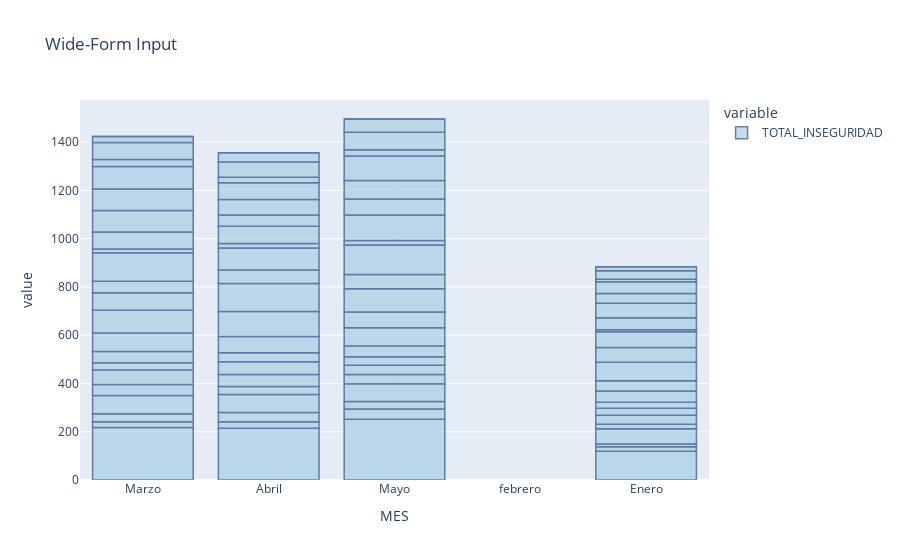

The notebook cell saved with this chart:
### Code cell
fig = px.bar(df, x="MES", y=["TOTAL_INSEGURIDAD"], title="Wide-Form Input")
fig.update_traces(marker_color='rgb(158,202,225)', marker_line_color='rgb(8,48,107)',
                  marker_line_width=1.5, opacity=0.6)
fig.show()

### Figure 1 — Plotly figure (JSON) as saved in the notebook; plotly's stock layout.template omitted (floating-point values rounded to 4 significant figures)
{"data": [{"alignmentgroup": "True", "hovertemplate": "variable=TOTAL_INSEGURIDAD<br>MES=%{x}<br>value=%{y}<extra></extra>", "legendgroup": "TOTAL_INSEGURIDAD", "marker": {"color": "rgb(158,202,225)", "line": {"color": "rgb(8,48,107)", "width": 1.5}}, "name": "TOTAL_INSEGURIDAD", "offsetgroup": "TOTAL_INSEGURIDAD", "opacity": 0.6, "orientation": "v", "showlegend": true, "textposition": "auto", "type": "bar", "x": ["Marzo", "Marzo", "Marzo", "Marzo", "Marzo", "Marzo", "Marzo", "Marzo", "Marzo", "Marzo", "Marzo", "Marzo", "Marzo", "Marzo", "Marzo", "Marzo", "Marzo", "Marzo", "Marzo", "Marzo", "Marzo", "Marzo", "Abril", "Abril", "Abril", "Abril", "Abril", "Abril", "Abril", "Abril", "Abril", "Abril", "Abril", "Abril", "Abril", "Abril", "Abril", "Abril", "Abril", "Abril", "Abril", "Abril", "Abril", "Abril", "Mayo", "Mayo", "Mayo", "Mayo", "Mayo", "Mayo", "Mayo", "Mayo", "Mayo", "Mayo", "Mayo", "Mayo", "Mayo", "Mayo", "Mayo", "Mayo", "Mayo", "Mayo", "Mayo", "Mayo", "Mayo", "Mayo", "febrero", "febrero", "febrero", "febrero", "febrero", "febrero", "febrero", "febrero", "febrero", "febrero", "febrero", "febrero", "febrero", "febrero", "febrero", "febrero", "febrero", "febrero", "febrero", "febrero", "febrero", "febrero", "Enero", "Enero", "Enero", "Enero", "Enero", "Enero", "Enero", "Enero", "Enero", "Enero", "Enero", "Enero", "Enero", "Enero", "Enero", "Enero", "Enero", "Enero", "Enero", "Enero", "Enero", "Enero"], "xaxis": "x", "y": [218, 23, 34, 75, 46, 60, 30, 46, 77, 94, 73, 48, 118, 15, 71, 89, 89, 93, 29, 71, 24, 0, 214, 27, 39, 74, 33, 50, 53, 37, 68, 103, 116, 56, 91, 19, 72, 46, 64, 70, 23, 63, 38, 0, 252, 42, 31, 74, 38, 39, 35, 44, 76, 65, 97, 59, 122, 19, 105, 66, 77, 102, 26, 72, 55, 0, null, null, null, null, null, null, null, null, null, null, null, null, null, null, null, null, null, null, null, null, null, null, 119, 19, 11, 63, 19, 37, 29, 25, 47, 42, 77, 61, 65, 9, 49, 60, 41, 49, 10, 35, 17, 0], "yaxis": "y"}], "layout": {"barmode": "relative", "legend": {"title": {"text": "variable"}, "tracegroupgap": 0}, "title": {"text": "Wide-Form Input"}, "xaxis": {"anchor": "y", "domain": [0, 1], "title": {"text": "MES"}}, "yaxis": {"anchor": "x", "domain": [0, 1], "title": {"text": "value"}}}}
